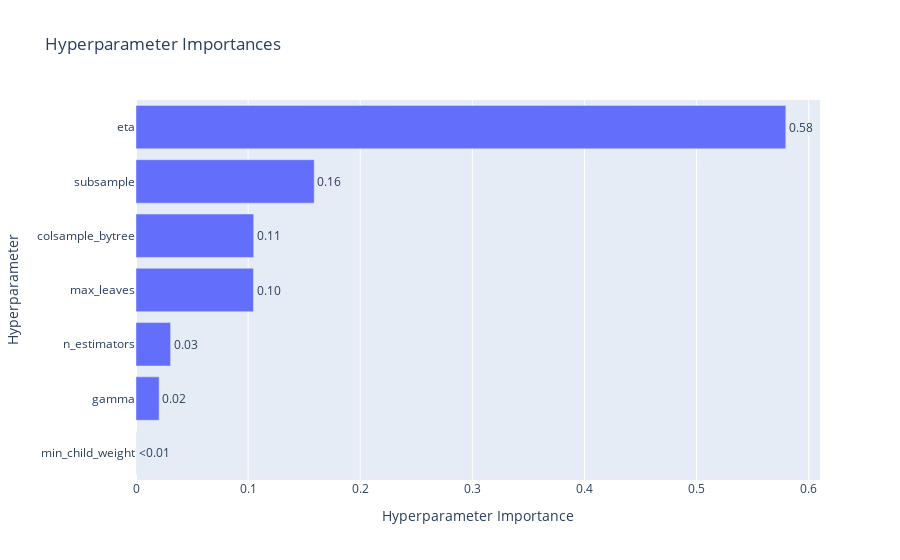

The notebook cell this image was saved under:
### Code cell
optuna.visualization.plot_param_importances(study)

### Figure 1 — Plotly figure (JSON) as saved in the notebook; plotly's stock layout.template omitted (floating-point values rounded to 4 significant figures)
{"data": [{"cliponaxis": false, "hovertemplate": ["min_child_weight (IntDistribution): 0.00010352979051149822<extra></extra>", "gamma (FloatDistribution): 0.020649088002188502<extra></extra>", "n_estimators (IntDistribution): 0.030866478009387383<extra></extra>", "max_leaves (IntDistribution): 0.10481299016075908<extra></extra>", "colsample_bytree (FloatDistribution): 0.10501642137381091<extra></extra>", "subsample (FloatDistribution): 0.15897916482886057<extra></extra>", "eta (FloatDistribution): 0.5795723278344822<extra></extra>"], "name": "Objective Value", "orientation": "h", "text": ["<0.01", "0.02", "0.03", "0.10", "0.11", "0.16", "0.58"], "textposition": "outside", "type": "bar", "x": [0.0001035, 0.02065, 0.03087, 0.1048, 0.105, 0.159, 0.5796], "y": ["min_child_weight", "gamma", "n_estimators", "max_leaves", "colsample_bytree", "subsample", "eta"]}], "layout": {"title": {"text": "Hyperparameter Importances"}, "xaxis": {"title": {"text": "Hyperparameter Importance"}}, "yaxis": {"title": {"text": "Hyperparameter"}}}}
